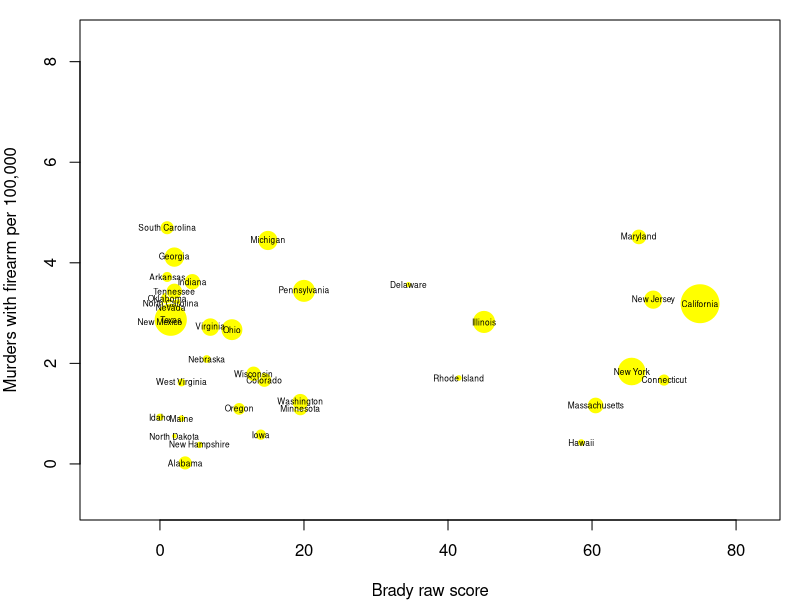
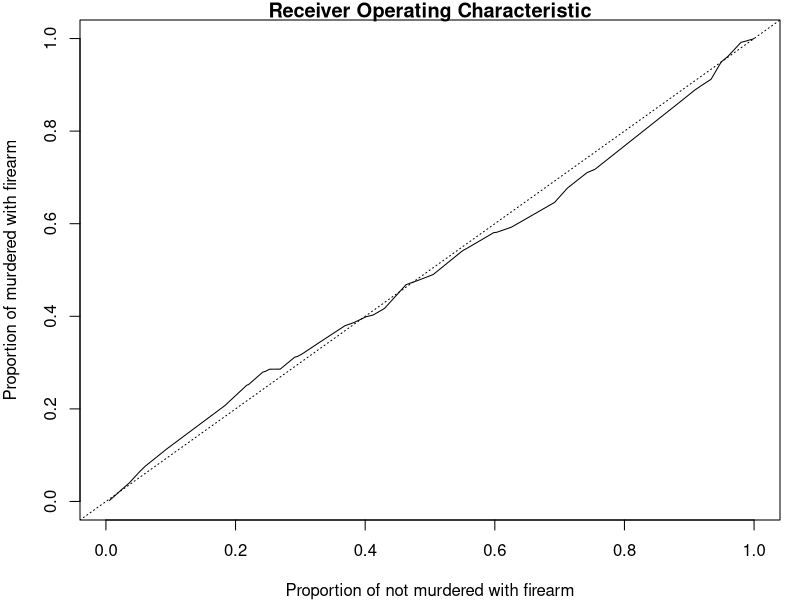
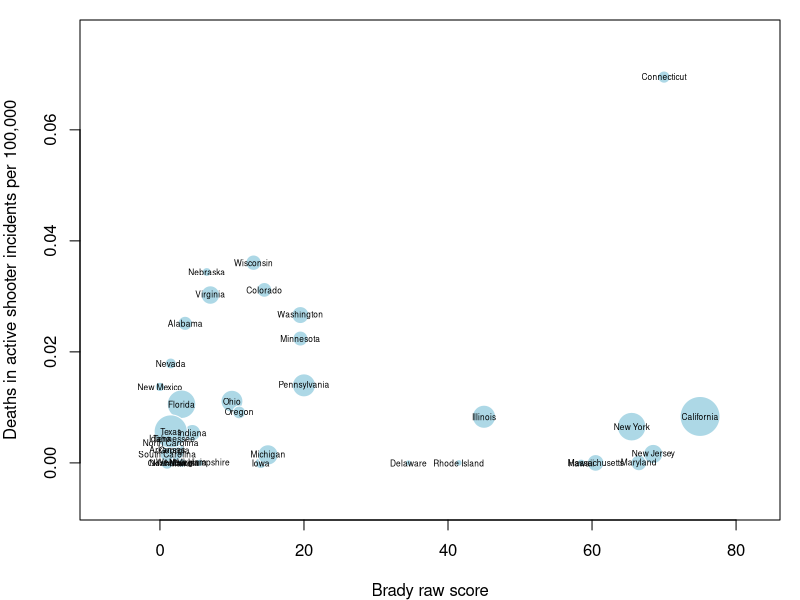
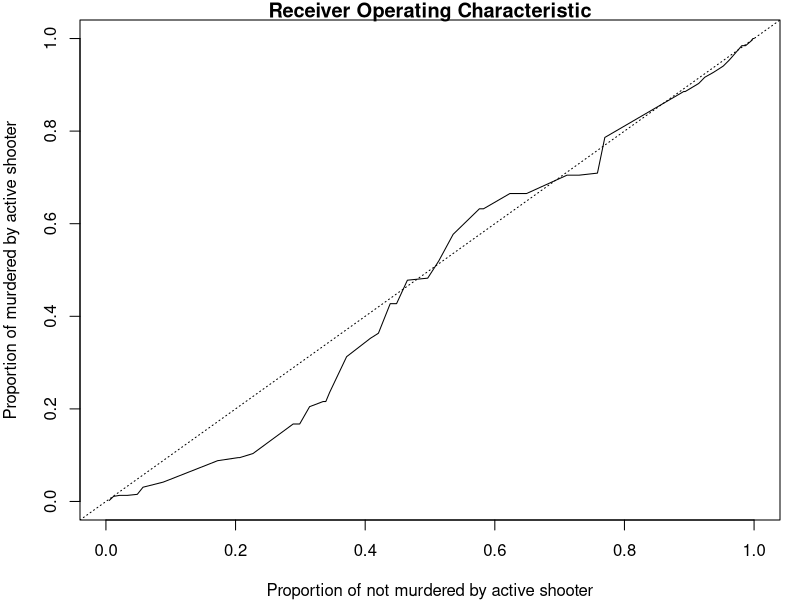

Write the R code that produced these figures, in order.
## ---- chunk 1
d <- read.csv(
text = "
\"state\",brady_raw_score,murders,murders_with_firearms,active_shooter_deaths,population
\"Alabama\",3.5,2,1,17,4830533
\"Alaska\",‐7,34,12,0,737442
\"Arizona\",‐8,304,184,8,6630799
\"Arkansas\",1,154,110,1,2957957
\"California\",75,1745,1224,45,38414128
\"Colorado\",14.5,174,88,23,5271132
\"Connecticut\",70,86,60,35,3597168
\"Delaware\",34.5,39,33,0,925353
\"Florida\",3,,,29,19594467
\"Georgia\",2,534,411,3,9991562
\"Hawaii\",58.5,9,6,0,1408765
\"Idaho\",0,26,15,1,1612785
\"Illinois\",45,433,364,15,12889580
\"Indiana\",4.5,311,238,5,6570518
\"Iowa\",14,42,18,0,3092224
\"Kansas\",‐4,112,78,6,2894630
\"Kentucky\",‐3.5,165,111,5,4398500
\"Louisiana\",‐2,453,356,6,4627491
\"Maine\",3,24,12,0,1328778
\"Maryland\",66.5,379,268,0,5936040
\"Massachusetts\",60.5,135,78,0,6708810
\"Michigan\",15,625,440,2,9900506
\"Minnesota\",19.5,110,60,17,5420541
\"Mississippi\",‐4,142,110,6,2990976
\"Missouri\",‐0.5,371,273,14,6043708
\"Montana\",‐3,15,9,0,1014402
\"Nebraska\",6.5,57,39,9,1869300
\"Nevada\",1.5,157,87,7,2790366
\"New Hampshire\",5.5,21,5,0,1322660
\"New Jersey\",68.5,401,291,2,8907384
\"New Mexico\",0,106,59,4,2086890
\"New York\",65.5,648,362,18,19691032
\"North Carolina\",1.5,452,315,5,9845432
\"North Dakota\",2,11,4,0,723626
\"Ohio\",10,434,309,18,11572232
\"Oklahoma\",1,191,127,0,3853405
\"Oregon\",11,78,43,5,3928030
\"Pennsylvania\",20,594,440,25,12783536
\"Rhode Island\",41.5,31,18,0,1052856
\"South Carolina\",1,296,224,1,4768498
\"South Dakota\",‐4.5,12,3,0,845270
\"Tennessee\",2,327,223,4,6496130
\"Texas\",1.5,1133,760,21,26500674
\"Utah\",‐2,49,31,5,2903685
\"Vermont\",‐4,9,5,2,627129
\"Virginia\",7,315,225,35,8267875
\"Washington\",19.5,155,86,26,6973281
\"West Virginia\",3,54,30,0,1852985
\"Wisconsin\",13,157,103,29,5743653
\"Wyoming\",‐5,15,9,0,583131
")
d$brady_raw_score <- as.numeric(d$brady_raw_score)
d$murders_per_100000 <- 100000 * d$murders / d$population
d$firearm_murders_per_100000 <- d$murders_with_firearms / (d$population/100000)
d$active_shooter_deaths_per_100000 <- d$active_shooter_deaths / (d$population*(2013-2000+1)/100000)
## ---- chunk 2
par(mar=c(4,4,1,1))
symbols(d$brady_raw_score, d$firearm_murders_per_100000, 
     circles=sqrt(d$population), 
  	 xlab="Brady raw score", 
     ylab="Murders with firearm per 100,000",
     fg="white", bg="yellow", inches=0.2
     )
text(d$brady_raw_score, d$firearm_murders_per_100000, d$state, cex=0.5)
## ---- chunk 3
s <- d[order(d$brady_raw_score),]
s <- subset(s, s$state!='Florida') # No data for Florida
plot( cumsum(s$population-s$murders)/sum(s$population-s$murders)
    , cumsum(s$murders)/sum(s$murders)
    , xlim=c(0,1)
    , ylim=c(0,1)
    , xlab="Proportion of not murdered with firearm"
    , ylab="Proportion of murdered with firearm"
    , type='l'
    , main="Receiver Operating Characteristic"
    )
abline(0,1,lty=3)
## ---- chunk 4
summary(lm(d$firearm_murders_per_100000~d$brady_raw_score, weights=d$population))
## ---- chunk 5
par(mar=c(4,4,1,1))
symbols(d$brady_raw_score, d$active_shooter_deaths_per_100000, 
     circles=sqrt(d$population), 
  	 xlab="Brady raw score", 
     ylab="Deaths in active shooter incidents per 100,000",
     fg="white", bg="lightblue", inches=0.2
     )
text(d$brady_raw_score, d$active_shooter_deaths_per_100000, d$state, cex=0.5)
## ---- chunk 6
s <- d[order(d$brady_raw_score),]
plot( cumsum(s$population-s$active_shooter_deaths)/sum(s$population-s$active_shooter_deaths)
    , cumsum(s$active_shooter_deaths)/sum(s$active_shooter_deaths)
    , xlim=c(0,1)
    , ylim=c(0,1)
    , xlab="Proportion of not murdered by active shooter"
    , ylab="Proportion of murdered by active shooter"
    , type='l'
    , main="Receiver Operating Characteristic"
    )
abline(0,1,lty=3)
## ---- chunk 7
summary(lm(d$active_shooter_deaths_per_100000~d$brady_raw_score, weights=d$population))
## ---- chunk 8
d$murders_per_100000 <- NULL
d$firearm_murders_per_100000 <- NULL
d$active_shooter_deaths_per_100000 <- NULL
options(scipen=999)
options(width=200)
d
